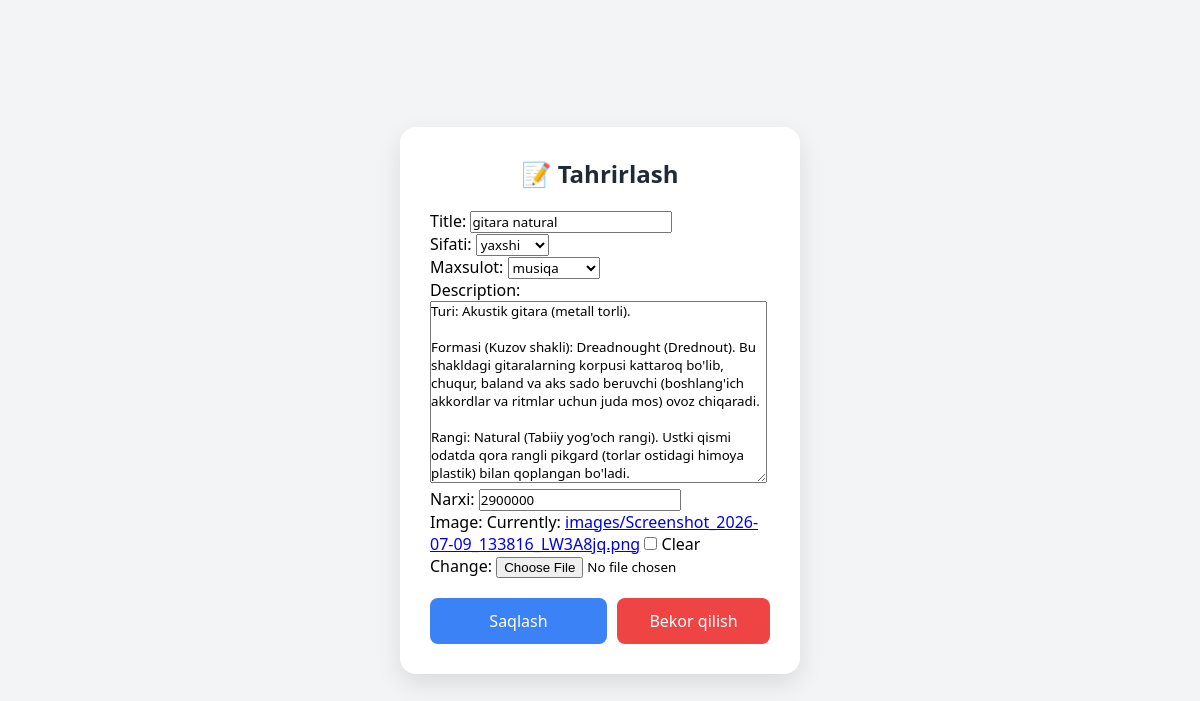
Page /edit/1/ on the committed database.
### sayt/models.py (models this page shows, shortened)
class market_databaze(models.Model):
    title = models.CharField(max_length=250)
    SIFATI = (
        ('yaxshi', 'yaxshi'),
        ("o'rtacha","o'rtacha"),
        ('yomon','yomon')
    )
    maxsulotlar_turi = (
        ('Elektronika','Elektronika'),
        ('musiqa','musiqa'),
        ('mebel','mebel')
    )
    sifati = models.CharField(choices=SIFATI,max_length=250)
    maxsulot = models.CharField(choices=maxsulotlar_turi,max_length=250)
    description = models.TextField()
    narx = models.IntegerField(default=0,verbose_name="narxi")
    image = models.ImageField(upload_to="images/",blank=True,null=True)
    created_at = models.DateTimeField(auto_now_add=True)
    author = models.ForeignKey(settings.AUTH_USER_MODEL, on_delete=models.CASCADE, null=True, blank=True)

### sayt/views.py (the view)
# urls.py: path('edit/<int:id>/',edit_market,name='edit_qilish'),
def edit_market(request, id):
    mahsulot = get_object_or_404(market_databaze, id=id)
    if request.method == "POST":
        form = add_market(request.POST, request.FILES, instance=mahsulot)
        if form.is_valid():
            form.save()
            images = request.FILES.getlist('images')
            for img in images:
                MarketImage.objects.create(market=mahsulot,images=img   )
            return redirect('profil')
    else:
        form = add_market(instance=mahsulot)
    return render(request, 'edit_market.html', {'form': form,
     'existing_imges':mahsulot.gallery.all()})

### sayt/forms.py
class add_market(forms.ModelForm):
    class Meta:
        model = market_databaze
        fields = '__all__'
        exclude = ['author']

### templates/edit_market.html (shortened to what this page needs)
{% load static %}
<!DOCTYPE html>
<html lang="uz">
<head>
    <link rel="stylesheet" href="{% static 'profil.css' %}">
</head>
<body>
    <div class="form-container">
        <h2 style="text-align: center; margin-bottom: 20px; color: #1f2937;">📝 Tahrirlash</h2>
        <form method="POST" enctype="multipart/form-data">
            {{ form.as_p }}
            <div style="margin-top: 20px; display: flex; gap: 10px;">
                <button type="submit" style="flex: 1; background-color: #3b82f6; color: white; border: none; padding: 12px; border-radius: 8px; font-size: 16px; font-weight: 500; cursor: pointer;">
                    Saqlash
                </button>
                <a href="{% url 'profil' %}" style="text-decoration: none; flex: 1;">
                    <button type="button" style="width: 100%; background-color: #ef4444; color: white; border: none; padding: 12px; border-radius: 8px; font-size: 16px; font-weight: 500; cursor: pointer;">
                        Bekor qilish
                    </button>
                </a>
            </div>
        </form>
    </div>
</body>
</html>

### static/profil.css (style rules this page uses)
* { margin: 0; padding: 0; box-sizing: border-box; font-family: 'Segoe UI', Tahoma, Geneva, Verdana, sans-serif; }
body { margin: 0; padding: 0; display: flex; justify-content: center; align-items: center; min-height: 100vh; overflow-y: auto; }

### templates/edit_market.html (style rules this page uses)
.form-container { background: #ffffff; padding: 30px; border-radius: 16px; box-shadow: 0 10px 25px rgba(0, 0, 0, 0.1); width: 400px; text-align: left; margin: 40px auto; }

### rows in the picture
market_databaze: title "gitara natural", sifati "yaxshi", maxsulot "musiqa", description "Turi: Akustik gitara (metall torli). Formasi (Kuzov shakli): Dreadnought (Drednout). Bu shakldagi gitaralarning korpusi kattaroq bo'lib, chuqur, baland va aks sado beruvchi (boshlang'ich akkordlar va ritmlar uchun juda mos) ovoz chiqaradi. Rangi: Natural (Tabiiy yog'och rangi). Ustki qismi odatda qora rangli pikgard (torlar ostidagi himoya plastik) bilan qoplangan bo'ladi.", narx "2900000"
